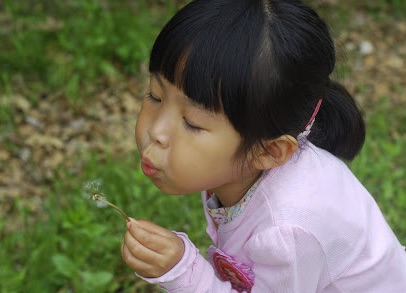
#> input picture image2025/img/girl.jpg, 406 x 293 px
$ python 06colorSpaceConversion.py
#> lines starting #> are read from the running program, lines starting #| are printed output that depends on the picture
import cv2
import numpy as np

img_file = "./img/girl.jpg"
img = cv2.imread(img_file)
#> img is the input picture: shape (293, 406, 3); mean B, G, R 82.4, 104.7, 105.5
print(img.shape)
#| (293, 406, 3)

# BGR 공간을 YUV공간으로 변환
imgy = cv2.cvtColor(img, cv2.COLOR_BGR2YUV)
#> imgy: shape (293, 406, 3); mean of channels 0, 1, 2 102.4, 118.1, 130.8
y, u, v = cv2.split(imgy)
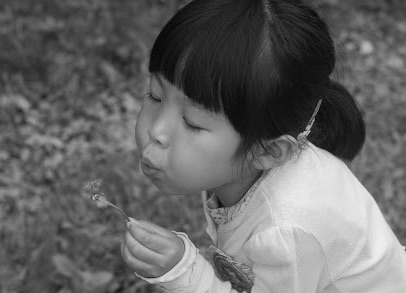
#> y: shape (293, 406); min 1, max 240, mean 102.4
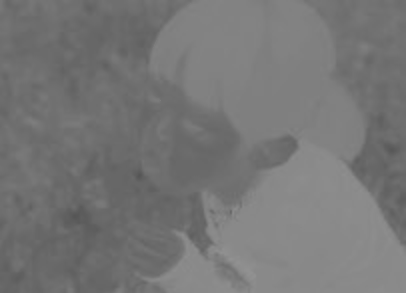
#> u: shape (293, 406); min 85, max 145, mean 118.1
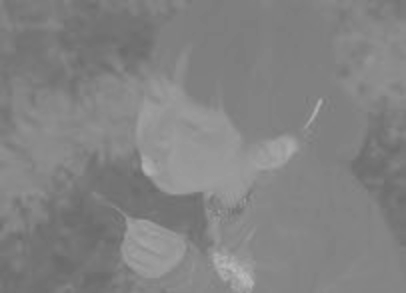
#> v: shape (293, 406); min 106, max 187, mean 130.8

cv2.imshow("girl", img)
cv2.imshow("imgy", y)
cv2.waitKey()
cv2.destroyAllWindows()

# 수식에 의해 y값을 직접 계산
imgyy = np.full((293, 406), 255, dtype=np.uint8)
b, g, r = cv2.split(img)
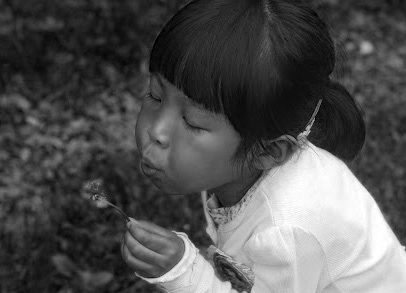
#> b: shape (293, 406); min 0, max 255, mean 82.4
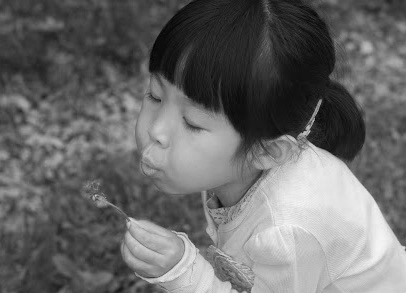
#> r: shape (293, 406); min 0, max 247, mean 105.5
imgyy = 0.299 * r + 0.587 * g + 0.144 * b
imgyy = imgyy.astype(np.uint8)

# opencv 변환갑솨 직접 계산한 값의 차이 비교
diff = y - imgyy
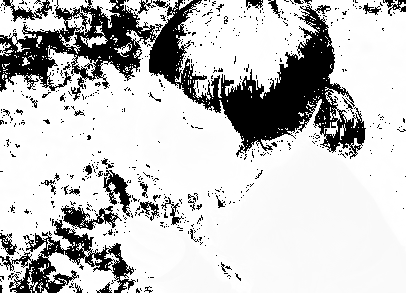
#> diff: shape (293, 406); min 0, max 255, mean 198.1

print(diff)
#> (printed output is left out)
cv2.imshow("diff", diff)
cv2.imshow("imgyy", imgyy)
cv2.waitKey()
cv2.destroyAllWindows()
